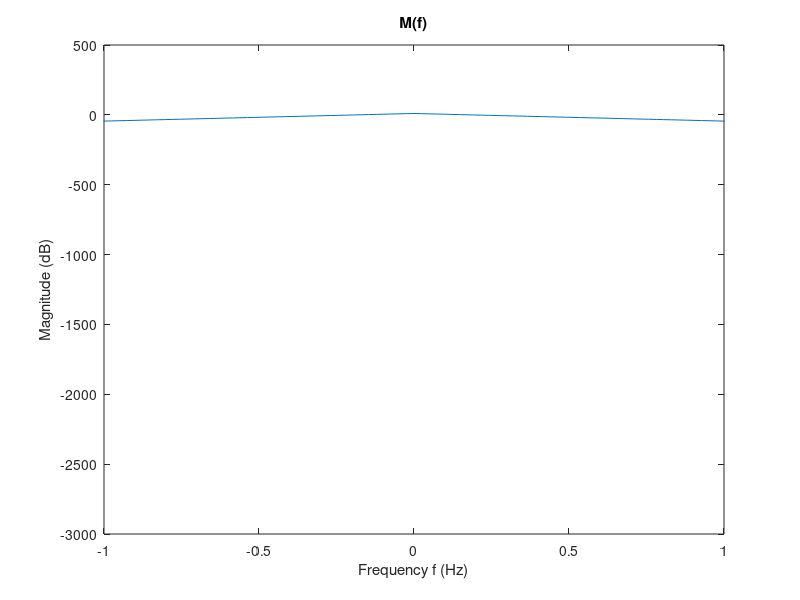
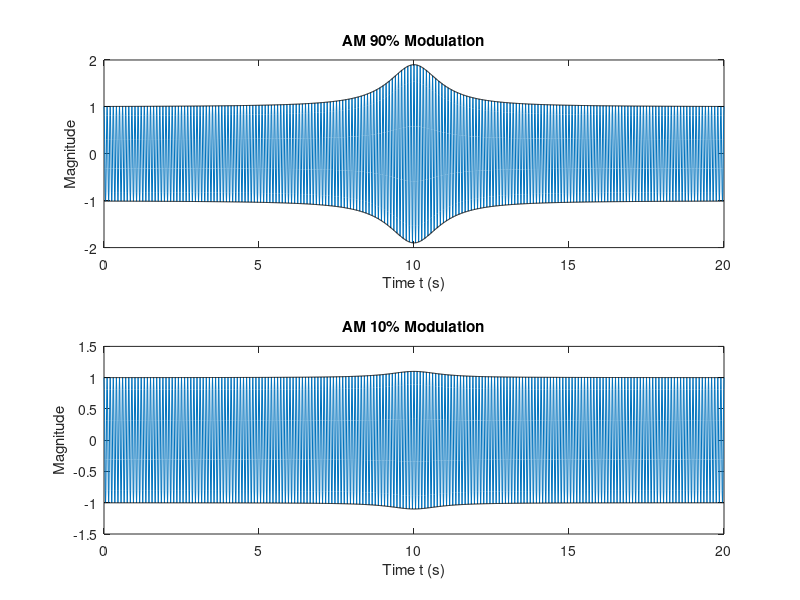
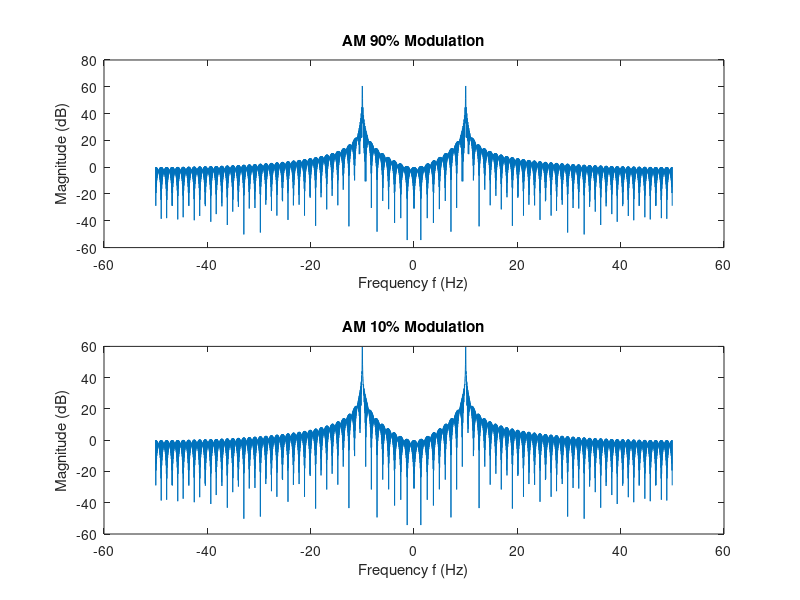
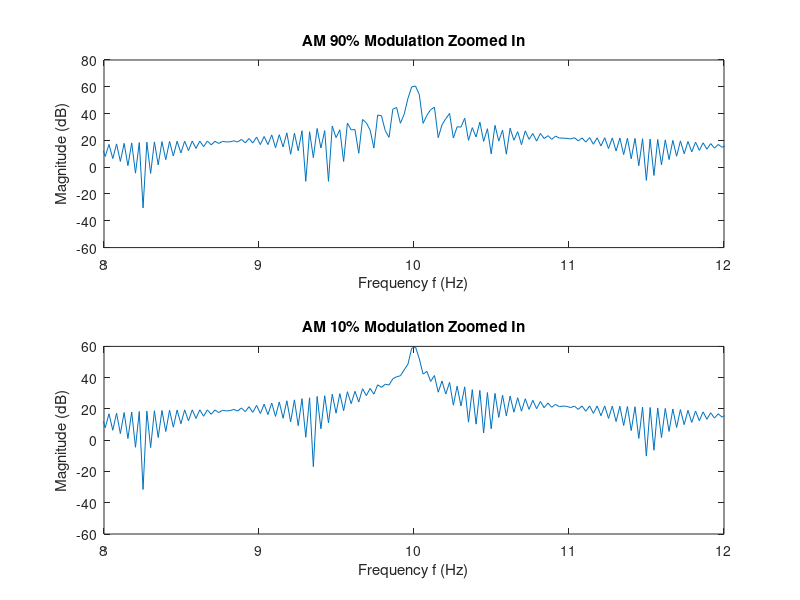

MATLAB code to generate these figures, in order:
%Michael Bentivegna
%Homework 4 - Communication Theory

clear;
clc;
close all;

%% Declarations
fc = 10;
fs = 100;
N = 4096;
kf = .5;

%% Part A
dt = 1/fs;
n = 0:2000;
t = n*dt;

m = 1 ./ (1 + (t-10).^2);
mH = (t-10) ./ (1 +(t-10).^2);

%% Part B
k = (-N/2):(N/2-1);    
f = k*fs/N;

%% Part C
M = pi.*exp(-1j.*40.*pi.*f).*exp(-2.*pi.*abs(f));
y = 20*log10(abs(M));

figure(1)
plot(f, y);
xlim([-1 1])
title("M(f)")
ylabel("Magnitude (dB)")
xlabel("Frequency f (Hz)")

%% Part D
%Time Domain
figure(2)
subplot(2,1,1);
AM90 = (1 +.9.*m).*cos(2.*pi.*fc.*t);
envelopeAM90 = 1+.9.*m;
plot(t, AM90, t, envelopeAM90, 'black', t, -envelopeAM90, 'black')
title("AM 90% Modulation")
ylabel("Magnitude")
xlabel("Time t (s)")

subplot(2,1,2);
AM10 = (1 +.1.*m).*cos(2.*pi.*fc.*t);
envelopeAM10 = 1 +.1.*m;
plot(t, AM10, t, envelopeAM10, 'black', t, -envelopeAM10, 'black')
title("AM 10% Modulation")
ylabel("Magnitude")
xlabel("Time t (s)")

%Frequency Domain
figure(3)
subplot(2,1,1);
AM90f = fft(AM90, 4096);
AM90f = fftshift(AM90f);
AM90fDB = 20*log10(abs(AM90f));
plot(f, AM90fDB)
title("AM 90% Modulation")
ylabel("Magnitude (dB)")
xlabel("Frequency f (Hz)")

subplot(2,1,2);
AM10f = fft(AM10, 4096);
AM10f = fftshift(AM10f);
AM10fDB = 20*log10(abs(AM10f));
plot(f, AM10fDB)
title("AM 10% Modulation")
ylabel("Magnitude (dB)")
xlabel("Frequency f (Hz)")

figure(4)
subplot(2,1,1);
plot(f, AM90fDB)
xlim([8 12]);
title("AM 90% Modulation Zoomed In")
ylabel("Magnitude (dB)")
xlabel("Frequency f (Hz)")

subplot(2,1,2);
plot(f, AM10fDB)
xlim([8 12]);
title("AM 10% Modulation Zoomed In")
ylabel("Magnitude (dB)")
xlabel("Frequency f (Hz)")

%% Part E
figure(5);
subplot(3,1,1);
DSBSC = m.*cos(2.*pi.*fc.*t);
envelopeDSBSC = m;
plot(t, DSBSC, t, envelopeDSBSC, 'black', t, -envelopeDSBSC, 'black');
title("DSB-SC Modulation")
ylabel("Magnitude")
xlabel("Time t (s)")

subplot(3,1,2)
USSB = m.*cos(2.*pi.*fc.*t) - mH.*sin(2.*pi.*fc.*t);
envelopeUSSB = sqrt(m.^2 + (-mH).^2);
plot(t, USSB, t, envelopeUSSB, 'black', t, -envelopeUSSB, 'black');
title("USSB Modulation")
ylabel("Magnitude")
xlabel("Time t (s)")

subplot(3,1,3)
LSSB = m.*cos(2.*pi.*fc.*t) + mH.*sin(2.*pi.*fc.*t);
envelopeLSSB = sqrt(m.^2 + mH.^2);
plot(t, LSSB, t, envelopeLSSB, 'black', t, -envelopeLSSB, 'black');
title("LSSB Modulation")
ylabel("Magnitude")
xlabel("Time t (s)")

%****Part F Done on Paper****
%% Part G
figure(6);
subplot(3,1,1);
DSBSCf = fft(DSBSC, 4096);
DSBSCf = fftshift(DSBSCf);
DSBSCfDB = 20*log10(abs(DSBSCf));
plot(f, DSBSCfDB)
title("DSB-SC Modulation")
ylabel("Magnitude (dB)")
xlabel("Frequency f (Hz)")

subplot(3,1,2);
USSBf = fft(USSB, 4096);
USSBf = fftshift(USSBf);
USSBfDB = 20*log10(abs(USSBf));
plot(f, USSBfDB)
title("USSB Modulation")
ylabel("Magnitude (dB)")
xlabel("Frequency f (Hz)")

subplot(3,1,3);
LSSBf = fft(LSSB, 4096);
LSSBf = fftshift(LSSBf);
LSSBfDB = 20*log10(abs(LSSBf));
plot(f, LSSBfDB)
title("LSSB Modulation")
ylabel("Magnitude (dB)")
xlabel("Frequency f (Hz)")

figure(7)
subplot(3,1,1);
plot(f, DSBSCfDB);
xlim([8 12]);
title("DSB-SC Modulation Zoomed In")
ylabel("Magnitude (dB)")
xlabel("Frequency f (Hz)")

subplot(3,1,2);
plot(f, USSBfDB);
xlim([8 12]);
title("USSB Modulation Zoomed In")
ylabel("Magnitude (dB)")
xlabel("Frequency f (Hz)")

subplot(3,1,3);
plot(f, LSSBfDB);
xlim([8 12]);
title("LSSB Modulation Zoomed In")
ylabel("Magnitude (dB)")
xlabel("Frequency f (Hz)")
%% Part H
figure(8)
FM = cos(2.*pi.*fc.*t + 2.*pi.*kf.*((pi/2)+atan(t-10)));
plot(t, FM);
title("FM Modulation")
ylabel("Magnitude")
xlabel("Time t (s)")

%% Part I
figure(9)
subplot(2,1,1)
FMf = fft(FM, 4096);
FMf = fftshift(FMf);
FMfDB = 20*log10(abs(FMf));
plot(f, FMfDB)
title("FM Modulation")
ylabel("Magnitude (dB)")
xlabel("Frequency f (Hz)")

subplot(2,1,2)
plot(f, FMfDB)
xlim([8 12]);
title("FM Modulation Zoomed In")
ylabel("Magnitude (dB)")
xlabel("Frequency f (Hz)")

%% Part J
figure(10); 
plot(f, abs(FMf)/max(abs(FMf)) , 'red', f, abs(DSBSCf)/max(abs(DSBSCf)), 'green');
legend('FM','DSB-SC')
xlim([8 12]);
title("FM vs DSB-SC")
ylabel("Magnitude")
xlabel("Frequency f (Hz)")